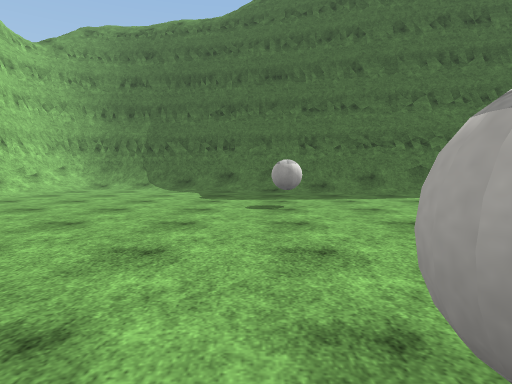
view 1 (above)

15 first-person views from a walk through a 3-D level made in the Unity game engine. The camera is 1.2 m above the floor, tilts 4° down and sees 75° across. The floor is counted in squares, 2 m on a side. Each view is taken from the middle of a square. On the plan, view 1 faces up. The plan holds only what a view shows up to about 10 squares ahead; the rest is blank. The place goes on beyond the plan. The player character is not drawn. Some animated figures are not drawn. Surface patterns are stand-ins for the level's own textures.

view 2
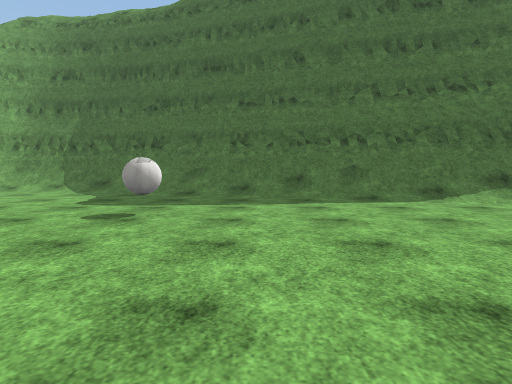

view 3
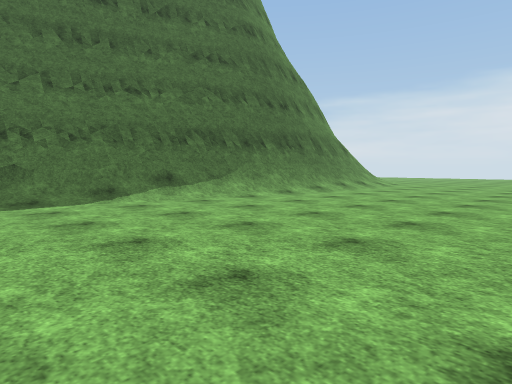

view 4
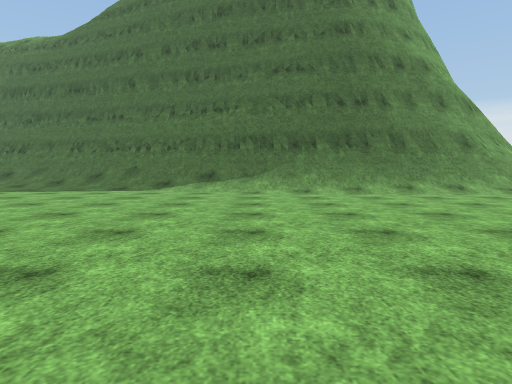

view 5
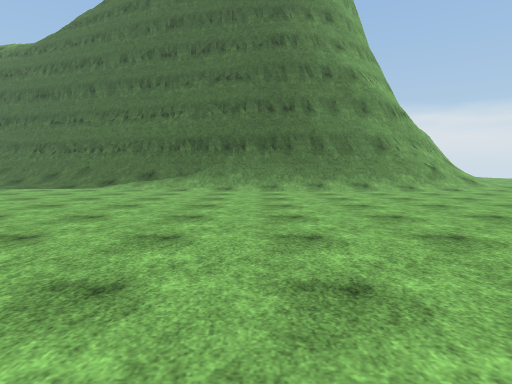

view 6
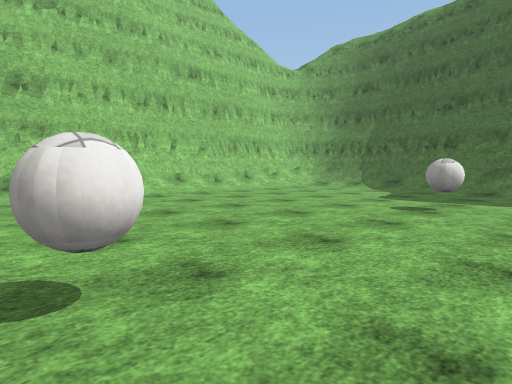

view 7
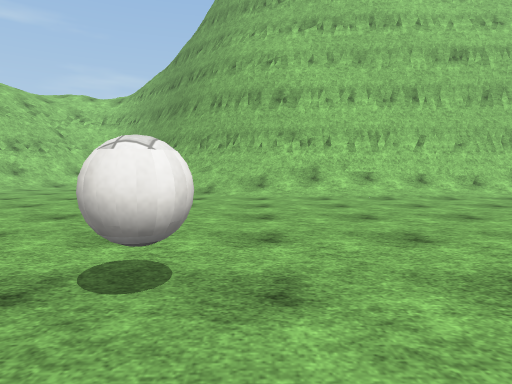

view 8
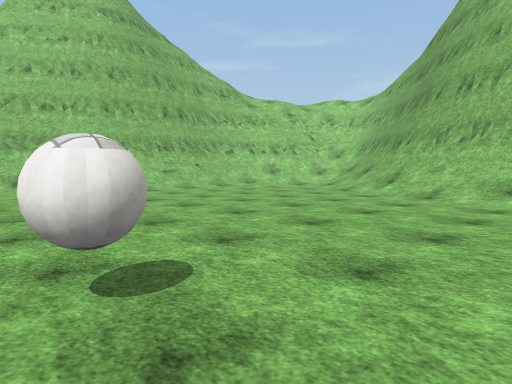

view 9
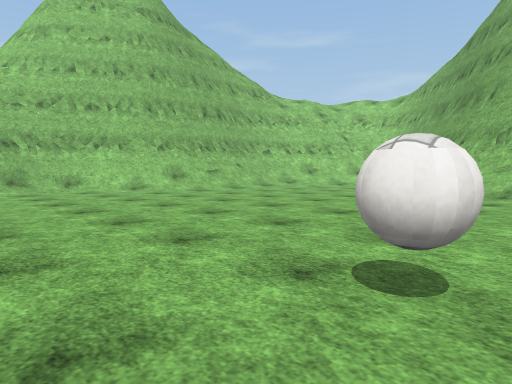

view 10
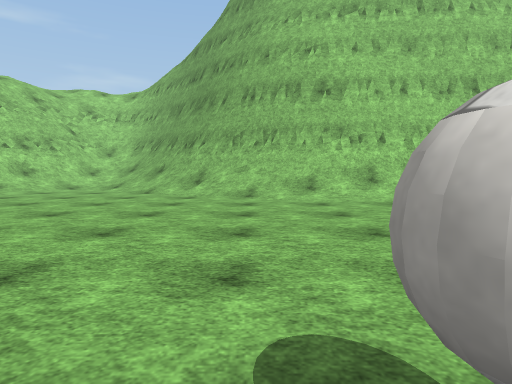

view 11
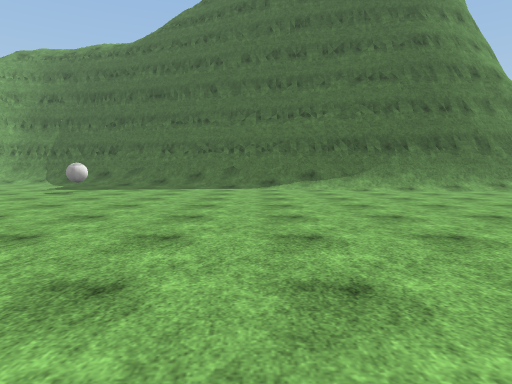

view 12
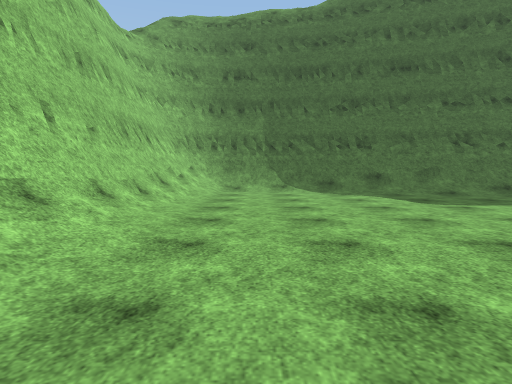

view 13
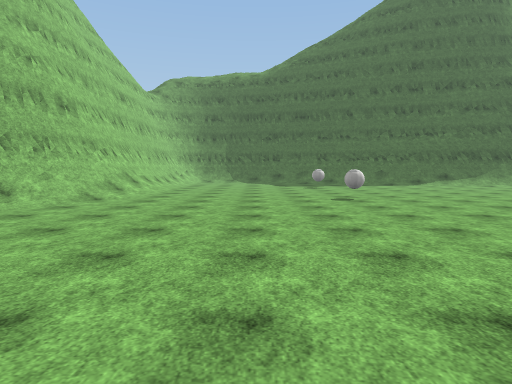

view 14
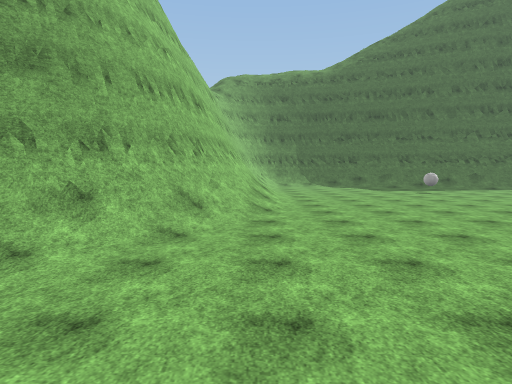

view 15
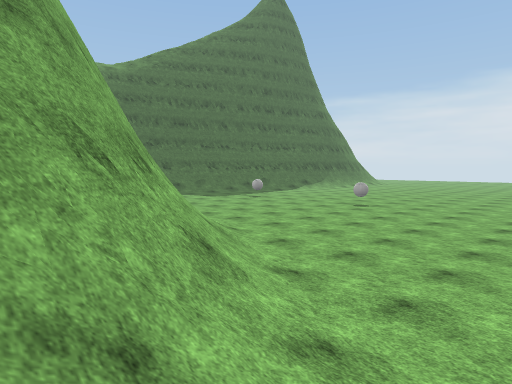

### Floor plan
Key: @ floor where view 1 was taken; # wall or solid block; . floor; / step, stairs or slope; = window, fence, low wall or low ledge.
Columns run from 10 left of view 1 to 13 right of it. Each row starts with its distance up from view 1.
 11     ########
 10     #/////####
  9     #/....///####
  8     #........///####
  7     #...........//=#####
  6     #................///
  5    ##...................
  4    ##...................
  3    #/...................
  2    #/...................
  1    #/...................
  0   ##/.....@.............
 -1  ##/...................
 -2 ###/............. ....
 -3 ##/..........  .    .
 -4 //..........
 -5 //..........
 -6  //.........
 -7  #/ / /.....
 -8  #     //...
 -9        ##///
-10         ###
-11           #

Where each view was taken, in squares from view 1:
view 1: 0 up, 0 right, facing up
view 2: 1 up, 2 right, facing up
view 3: 1 up, 3 right, facing up-right
view 4: 2 down, 8 right, facing up
view 5: 3 down, 10 right, facing up
view 6: 0 up, 2 right, facing up-left
view 7: 1 up, 2 right, facing left
view 8: 2 up, 1 right, facing down-left
view 9: 1 up, 2 right, facing down-left
view 10: 0 up, 1 right, facing left
view 11: 3 down, 5 right, facing up
view 12: 1 up, 4 left, facing up
view 13: 8 down, 2 left, facing up
view 14: 7 down, 6 left, facing up
view 15: 5 down, 10 left, facing up-right
